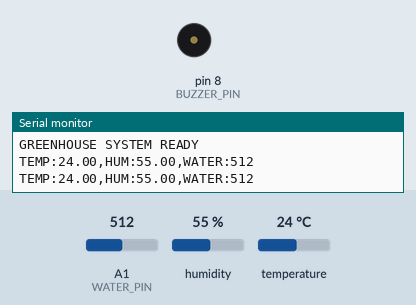
Simulated run of this sketch. Board: Arduino Uno, built with avr-gcc and run on an emulated ATmega328P. Parts: buzzer (waves = sounding), the last lines printed to the serial monitor. Inputs (shaded band) come from the test bench; at power-on: A1 (WATER_PIN) = 512, humidity 55 %, temperature 24 °C.

Above: at 2.8 s.
2.9 s: A1 (WATER_PIN) set to 202
5.7 s: A1 (WATER_PIN) set to 177
At 6.9 s:
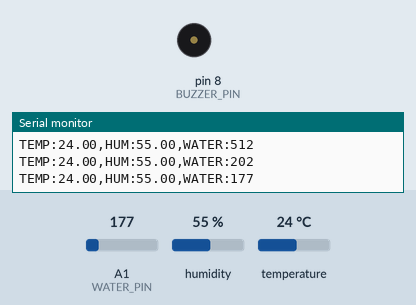
Timing chart, 0 to 23.3 s (numbered marks = the images above; inputs shaded):
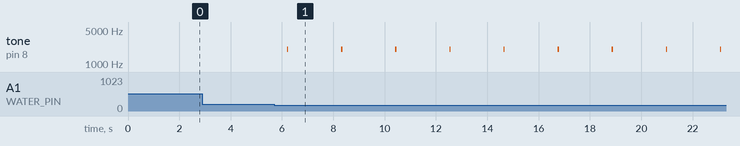

The sketch:

arduino.ino
```cpp
#include <DHT.h>
#include <SoftwareSerial.h>

#define DHTPIN A0
#define DHTTYPE DHT11
#define WATER_PIN A1
#define BUZZER_PIN 8
#define LOW_WATER_THRESHOLD 191

// Arduino D10 = RX, D11 = TX
SoftwareSerial espSerial(10, 11);
DHT dht(DHTPIN, DHTTYPE);

void setup() {
  Serial.begin(9600);
  espSerial.begin(9600);

  dht.begin();
  pinMode(BUZZER_PIN, OUTPUT);

  Serial.println("GREENHOUSE SYSTEM READY");
}

void loop() {
  float temperature = dht.readTemperature();
  float humidity = dht.readHumidity();
  int waterLevel = analogRead(WATER_PIN);

  if (waterLevel < LOW_WATER_THRESHOLD) {
    tone(BUZZER_PIN, 2000);
    delay(50);
    noTone(BUZZER_PIN);
  } else {
    noTone(BUZZER_PIN);
  }

  if (!isnan(temperature) && !isnan(humidity)) {
    // Send readings to ESP32
    espSerial.print("TEMP:");
    espSerial.print(temperature);
    espSerial.print(",HUM:");
    espSerial.print(humidity);
    espSerial.print(",WATER:");
    espSerial.println(waterLevel);

    // Show readings in Serial Monitor
    Serial.print("TEMP:");
    Serial.print(temperature);
    Serial.print(",HUM:");
    Serial.print(humidity);
    Serial.print(",WATER:");
    Serial.println(waterLevel);
  } else {
    Serial.println("DHT11 READ FAILED");
  }

  delay(2000);
}
```

Measured:
- the behaviour switches between 191 and 190 on A1 (WATER_PIN) (found by bisection; images 0 and 1)
- after the input at 5.7 s, tone on pin 8 (BUZZER_PIN): alternates 2000 Hz for 0.05 s and silent for 2.1 s, starting after 0.50 s
